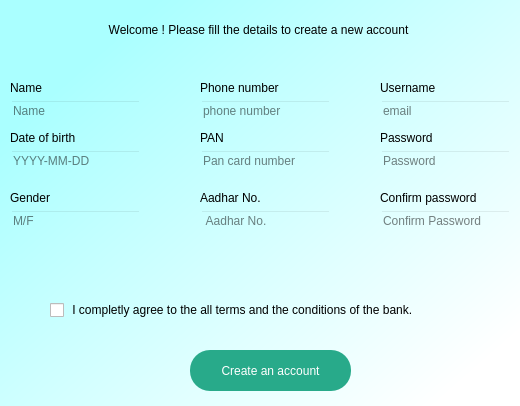
<?xml version="1.0" encoding="UTF-8"?>
<ui version="4.0">
 <class>Dialog</class>
 <widget class="QDialog" name="Dialog">
  <property name="geometry">
   <rect>
    <x>0</x>
    <y>0</y>
    <width>520</width>
    <height>406</height>
   </rect>
  </property>
  <property name="windowTitle">
   <string>Dialog</string>
  </property>
  <widget class="QWidget" name="bgwidget" native="true">
   <property name="geometry">
    <rect>
     <x>0</x>
     <y>0</y>
     <width>521</width>
     <height>411</height>
    </rect>
   </property>
   <property name="styleSheet">
    <string notr="true">QWidget#bgwidget{
background-color:qlineargradient(spread:pad, x1:0.124955, y1:0.199, x2:0.909091, y2:0.903, stop:0 rgba(170, 255, 255, 255), stop:1 rgba(255, 255, 255, 255));
}</string>
   </property>
   <widget class="QPushButton" name="pushButton_2">
    <property name="geometry">
     <rect>
      <x>190</x>
      <y>350</y>
      <width>161</width>
      <height>41</height>
     </rect>
    </property>
    <property name="styleSheet">
     <string notr="true">QPushButton{
border-radius : 20px;
background-color:rgb(40, 170, 138);
color:rgb(255, 255, 255);
}</string>
    </property>
    <property name="text">
     <string>Create an account</string>
    </property>
    <property name="checkable">
     <bool>true</bool>
    </property>
   </widget>
   <widget class="QLabel" name="label">
    <property name="geometry">
     <rect>
      <x>58</x>
      <y>20</y>
      <width>401</width>
      <height>20</height>
     </rect>
    </property>
    <property name="styleSheet">
     <string notr="true">font: 700 10pt &quot;Segoe UI&quot;;</string>
    </property>
    <property name="text">
     <string>Welcome ! Please fill the details to create a new account</string>
    </property>
    <property name="alignment">
     <set>Qt::AlignCenter</set>
    </property>
   </widget>
   <widget class="QLineEdit" name="lineEdit">
    <property name="geometry">
     <rect>
      <x>380</x>
      <y>100</y>
      <width>131</width>
      <height>22</height>
     </rect>
    </property>
    <property name="styleSheet">
     <string notr="true">background-color:rgba(0,0,0,0);
</string>
    </property>
    <property name="placeholderText">
     <string>email</string>
    </property>
   </widget>
   <widget class="QLabel" name="label_2">
    <property name="geometry">
     <rect>
      <x>380</x>
      <y>80</y>
      <width>61</width>
      <height>16</height>
     </rect>
    </property>
    <property name="text">
     <string>Username</string>
    </property>
   </widget>
   <widget class="QLineEdit" name="lineEdit_2">
    <property name="geometry">
     <rect>
      <x>380</x>
      <y>150</y>
      <width>131</width>
      <height>22</height>
     </rect>
    </property>
    <property name="styleSheet">
     <string notr="true">background-color:rgba(0,0,0,0);
</string>
    </property>
    <property name="echoMode">
     <enum>QLineEdit::Password</enum>
    </property>
    <property name="placeholderText">
     <string>Password</string>
    </property>
    <property name="clearButtonEnabled">
     <bool>true</bool>
    </property>
   </widget>
   <widget class="QLineEdit" name="lineEdit_3">
    <property name="geometry">
     <rect>
      <x>380</x>
      <y>210</y>
      <width>131</width>
      <height>22</height>
     </rect>
    </property>
    <property name="styleSheet">
     <string notr="true">background-color:rgba(0,0,0,0);
</string>
    </property>
    <property name="echoMode">
     <enum>QLineEdit::Password</enum>
    </property>
    <property name="placeholderText">
     <string>Confirm Password</string>
    </property>
    <property name="clearButtonEnabled">
     <bool>true</bool>
    </property>
   </widget>
   <widget class="QLabel" name="label_3">
    <property name="geometry">
     <rect>
      <x>380</x>
      <y>130</y>
      <width>61</width>
      <height>16</height>
     </rect>
    </property>
    <property name="text">
     <string>Password</string>
    </property>
   </widget>
   <widget class="QLabel" name="label_4">
    <property name="geometry">
     <rect>
      <x>380</x>
      <y>190</y>
      <width>111</width>
      <height>16</height>
     </rect>
    </property>
    <property name="text">
     <string>Confirm password</string>
    </property>
   </widget>
   <widget class="QLineEdit" name="lineEdit_4">
    <property name="geometry">
     <rect>
      <x>10</x>
      <y>100</y>
      <width>131</width>
      <height>22</height>
     </rect>
    </property>
    <property name="styleSheet">
     <string notr="true">background-color:rgba(0,0,0,0);
</string>
    </property>
    <property name="placeholderText">
     <string>Name</string>
    </property>
   </widget>
   <widget class="QLabel" name="label_5">
    <property name="geometry">
     <rect>
      <x>10</x>
      <y>80</y>
      <width>51</width>
      <height>16</height>
     </rect>
    </property>
    <property name="text">
     <string>Name</string>
    </property>
   </widget>
   <widget class="QLineEdit" name="lineEdit_5">
    <property name="geometry">
     <rect>
      <x>10</x>
      <y>150</y>
      <width>131</width>
      <height>22</height>
     </rect>
    </property>
    <property name="styleSheet">
     <string notr="true">background-color:rgba(0,0,0,0);
</string>
    </property>
    <property name="placeholderText">
     <string>YYYY-MM-DD</string>
    </property>
   </widget>
   <widget class="QLabel" name="label_6">
    <property name="geometry">
     <rect>
      <x>10</x>
      <y>130</y>
      <width>71</width>
      <height>16</height>
     </rect>
    </property>
    <property name="text">
     <string>Date of birth</string>
    </property>
   </widget>
   <widget class="QLineEdit" name="lineEdit_6">
    <property name="geometry">
     <rect>
      <x>10</x>
      <y>210</y>
      <width>131</width>
      <height>22</height>
     </rect>
    </property>
    <property name="styleSheet">
     <string notr="true">background-color:rgba(0,0,0,0);
</string>
    </property>
    <property name="placeholderText">
     <string>M/F</string>
    </property>
   </widget>
   <widget class="QLabel" name="label_7">
    <property name="geometry">
     <rect>
      <x>10</x>
      <y>190</y>
      <width>49</width>
      <height>16</height>
     </rect>
    </property>
    <property name="text">
     <string>Gender</string>
    </property>
   </widget>
   <widget class="QLineEdit" name="lineEdit_7">
    <property name="geometry">
     <rect>
      <x>200</x>
      <y>100</y>
      <width>131</width>
      <height>22</height>
     </rect>
    </property>
    <property name="styleSheet">
     <string notr="true">background-color:rgba(0,0,0,0);
</string>
    </property>
    <property name="placeholderText">
     <string>phone number</string>
    </property>
   </widget>
   <widget class="QLabel" name="label_8">
    <property name="geometry">
     <rect>
      <x>200</x>
      <y>80</y>
      <width>91</width>
      <height>16</height>
     </rect>
    </property>
    <property name="text">
     <string>Phone number</string>
    </property>
   </widget>
   <widget class="QLineEdit" name="lineEdit_8">
    <property name="geometry">
     <rect>
      <x>200</x>
      <y>150</y>
      <width>131</width>
      <height>22</height>
     </rect>
    </property>
    <property name="styleSheet">
     <string notr="true">background-color:rgba(0,0,0,0);
</string>
    </property>
    <property name="placeholderText">
     <string>Pan card number</string>
    </property>
   </widget>
   <widget class="QLabel" name="label_9">
    <property name="geometry">
     <rect>
      <x>200</x>
      <y>130</y>
      <width>71</width>
      <height>16</height>
     </rect>
    </property>
    <property name="text">
     <string>PAN </string>
    </property>
   </widget>
   <widget class="QLineEdit" name="lineEdit_9">
    <property name="geometry">
     <rect>
      <x>200</x>
      <y>210</y>
      <width>131</width>
      <height>22</height>
     </rect>
    </property>
    <property name="styleSheet">
     <string notr="true">background-color:rgba(0,0,0,0);
</string>
    </property>
    <property name="placeholderText">
     <string> Aadhar No.</string>
    </property>
   </widget>
   <widget class="QLabel" name="label_10">
    <property name="geometry">
     <rect>
      <x>200</x>
      <y>190</y>
      <width>81</width>
      <height>16</height>
     </rect>
    </property>
    <property name="text">
     <string>Aadhar No.</string>
    </property>
   </widget>
   <widget class="QCheckBox" name="checkBox">
    <property name="geometry">
     <rect>
      <x>50</x>
      <y>300</y>
      <width>441</width>
      <height>20</height>
     </rect>
    </property>
    <property name="tabletTracking">
     <bool>false</bool>
    </property>
    <property name="styleSheet">
     <string notr="true">font: 700 10pt &quot;Segoe UI&quot;;</string>
    </property>
    <property name="text">
     <string> I completly agree to the all terms and the conditions of the bank.</string>
    </property>
   </widget>
  </widget>
 </widget>
 <resources/>
 <connections/>
</ui>
